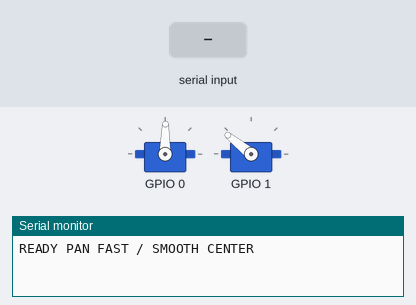
Recording of a sketch running on a simulated ESP32. On the bench: 2 × servo, the last lines printed to the serial monitor. Wiring (inferred from the names in the program): PCA9685 PWM driver at I2C address 0x40. Inputs (shaded band) come from the test bench. Servo pulses on a pin are drawn as a servo (544–2400 µs = 0–180°).

Above: at 1.2 s.
1.3 s: "D,90,45\n" received over Serial
At 1.8 s:
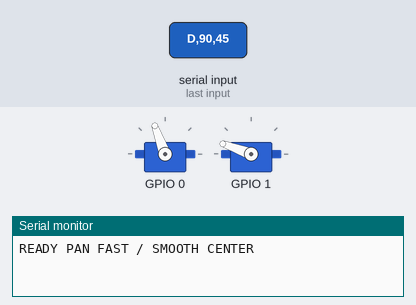
2.9 s: "C90\n" received over Serial
At 4.7 s:
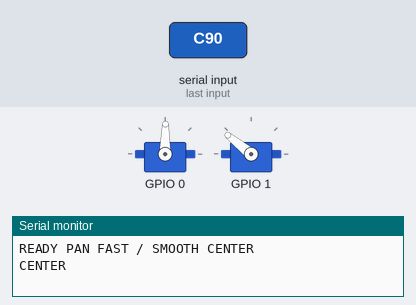
5.9 s: "d,90,45\n" received over Serial
At 6.6 s:
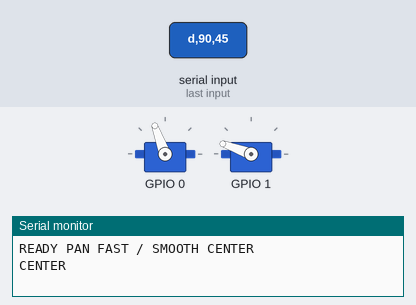
7.5 s: "D,90,45\n" received over Serial
At 8.7 s:
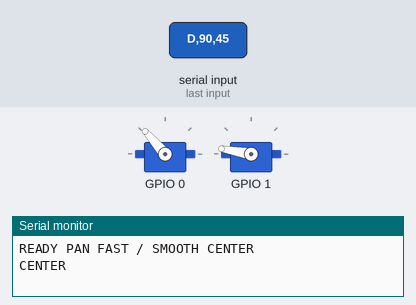
9.0 s: "d,90,45\n" received over Serial
At 9.7 s:
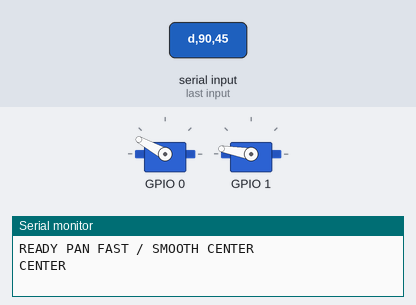
Timing chart, 0 to 11.5 s (numbered marks = the images above; inputs shaded):
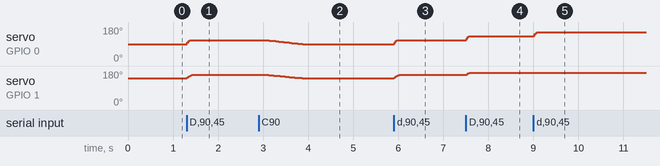

The sketch:

servo_controller.ino
```cpp
#include <Wire.h>
#include <math.h>

#define PCA9685_ADDR 0x40

#define PAN_CH 0
#define TILT_CH 1

/*
  Servo controller for ESP32-CAM AI object tracking project

  Hardware:
  - Second ESP32-WROOM-32 DevKit
  - PCA9685 servo driver
  - Pan servo on PCA9685 channel 0
  - Tilt servo on PCA9685 channel 1
  - I2C: GPIO21 = SDA, GPIO22 = SCL

  Commands from Python:
  - C = center servos
  - D,panDelta,tiltDelta = move pan/tilt servos
*/

// SERVO CENTER

int panCenter = 300;
int tiltCenter = 410;

float panPos = panCenter;
float tiltPos = tiltCenter;

float targetPan = panCenter;
float targetTilt = tiltCenter;


// CENTER ANIMATION STATE

bool centeringMode = false;

float centerStartPan = 0;
float centerStartTilt = 0;

unsigned long centerStartTime = 0;

// Higher = slower
unsigned long centerDurationMs = 1150;

int centerWriteDeadband = 1;

// SERVO LIMITS

// PAN = left/right
int panMin = 180;
int panMax = 430;

// TILT = up/down
int tiltMin = 230;
int tiltMax = 470;

int PAN_DIR = 1;
int TILT_DIR = 1;

// TRACKING SETTINGS

unsigned long servoUpdateMs = 6;
unsigned long lastServoUpdate = 0;

int panMaxTargetLead = 45;
int tiltMaxTargetLead = 40;

unsigned long commandTimeoutMs = 500;
unsigned long lastCommandTime = 0;

float arriveThreshold = 2;

// PAN tuning
float panMinStep = 0.8;
float panMaxStep = 6.2;
float panGain = 0.15;

// TILT tuning
float tiltMinStep = 0.5;
float tiltMaxStep = 4.0;
float tiltGain = 0.09;

int tinyPanDeltaIgnore = 1;
int tinyTiltDeltaIgnore = 0;

int panWriteDeadband = 2;
int tiltWriteDeadband = 2;

int lastPanPWM = -9999;
int lastTiltPWM = -9999;

// SERIAL LINE BUFFER

char serialBuffer[48];
int serialIndex = 0;

// PCA9685 LOW LEVEL FUNCTIONS

void writeRegister(byte reg, byte value) {
  Wire.beginTransmission(PCA9685_ADDR);
  Wire.write(reg);
  Wire.write(value);
  Wire.endTransmission();
}

void setPWM(byte channel, int on, int off) {
  Wire.beginTransmission(PCA9685_ADDR);
  Wire.write(0x06 + 4 * channel);

  Wire.write(on & 0xFF);
  Wire.write(on >> 8);

  Wire.write(off & 0xFF);
  Wire.write(off >> 8);

  Wire.endTransmission();
}

void setupPCA9685() {
  writeRegister(0x00, 0x10);  // sleep
  writeRegister(0xFE, 121);   // about 50 Hz for servos
  writeRegister(0x00, 0x00);  // wake
  delay(10);
  writeRegister(0x00, 0xA1);  // auto-increment
}

void moveServo(byte ch, int pwm) {
  setPWM(ch, 0, pwm);
}

void moveServoIfChanged(byte ch, int pwm, int &lastPWM, int deadband) {
  if (lastPWM == -9999 || abs(pwm - lastPWM) >= deadband) {
    moveServo(ch, pwm);
    lastPWM = pwm;
  }
}

// HELPER FUNCTIONS

float absFloat(float value) {
  if (value < 0) return -value;
  return value;
}

float clampFloat(float value, float minVal, float maxVal) {
  if (value < minVal) return minVal;
  if (value > maxVal) return maxVal;
  return value;
}

float easeInOutCos(float t) {
  t = clampFloat(t, 0.0, 1.0);
  return 0.5 - 0.5 * cos(t * 3.14159265);
}

float adaptiveStep(float diff, float minStep, float maxStep, float gain) {
  float absDiff = absFloat(diff);

  if (absDiff <= arriveThreshold) {
    return absDiff;
  }

  float step = minStep + absDiff * gain;

  if (step > maxStep) step = maxStep;
  if (step < minStep) step = minStep;

  return step;
}

void freezeTargetsToCurrent() {
  centeringMode = false;
  targetPan = panPos;
  targetTilt = tiltPos;
}

void centerServos() {
  centerStartPan = panPos;
  centerStartTilt = tiltPos;
  centerStartTime = millis();

  targetPan = panCenter;
  targetTilt = tiltCenter;

  centeringMode = true;
}

void applyTargetLeadLimit() {
  targetPan = clampFloat(
    targetPan,
    panPos - panMaxTargetLead,
    panPos + panMaxTargetLead
  );

  targetTilt = clampFloat(
    targetTilt,
    tiltPos - tiltMaxTargetLead,
    tiltPos + tiltMaxTargetLead
  );

  targetPan = clampFloat(targetPan, panMin, panMax);
  targetTilt = clampFloat(targetTilt, tiltMin, tiltMax);
}

// SERVO UPDATE

void updateSmoothServos() {
  unsigned long now = millis();

  if (now - lastServoUpdate < servoUpdateMs) {
    return;
  }

  lastServoUpdate = now;

  if (centeringMode) {
    float t = (now - centerStartTime) / (float)centerDurationMs;

    if (t >= 1.0) {
      panPos = panCenter;
      tiltPos = tiltCenter;

      targetPan = panCenter;
      targetTilt = tiltCenter;

      centeringMode = false;
    } else {
      float e = easeInOutCos(t);

      panPos = centerStartPan + (panCenter - centerStartPan) * e;
      tiltPos = centerStartTilt + (tiltCenter - centerStartTilt) * e;
    }

    panPos = clampFloat(panPos, panMin, panMax);
    tiltPos = clampFloat(tiltPos, tiltMin, tiltMax);

    int panPWM = (int)round(panPos);
    int tiltPWM = (int)round(tiltPos);

    moveServoIfChanged(PAN_CH, panPWM, lastPanPWM, centerWriteDeadband);
    moveServoIfChanged(TILT_CH, tiltPWM, lastTiltPWM, centerWriteDeadband);

    return;
  }

  if (now - lastCommandTime > commandTimeoutMs) {
    freezeTargetsToCurrent();
  }

  applyTargetLeadLimit();

  float panDiff = targetPan - panPos;
  float tiltDiff = targetTilt - tiltPos;

  // PAN / LEFT-RIGHT
  if (absFloat(panDiff) <= arriveThreshold) {
    panPos = targetPan;
  } else {
    float step = adaptiveStep(
      panDiff,
      panMinStep,
      panMaxStep,
      panGain
    );

    if (panDiff > 0) {
      panPos += step;
      if (panPos > targetPan) panPos = targetPan;
    } else {
      panPos -= step;
      if (panPos < targetPan) panPos = targetPan;
    }
  }

  // TILT / UP-DOWN
  if (absFloat(tiltDiff) <= arriveThreshold) {
    tiltPos = targetTilt;
  } else {
    float step = adaptiveStep(
      tiltDiff,
      tiltMinStep,
      tiltMaxStep,
      tiltGain
    );

    if (tiltDiff > 0) {
      tiltPos += step;
      if (tiltPos > targetTilt) tiltPos = targetTilt;
    } else {
      tiltPos -= step;
      if (tiltPos < targetTilt) tiltPos = targetTilt;
    }
  }

  panPos = clampFloat(panPos, panMin, panMax);
  tiltPos = clampFloat(tiltPos, tiltMin, tiltMax);

  int panPWM = (int)round(panPos);
  int tiltPWM = (int)round(tiltPos);

  moveServoIfChanged(PAN_CH, panPWM, lastPanPWM, panWriteDeadband);
  moveServoIfChanged(TILT_CH, tiltPWM, lastTiltPWM, tiltWriteDeadband);
}

// COMMAND HANDLING

void handleCommand(char *cmd) {
  if (cmd[0] == 'C' || cmd[0] == 'c') {
    centerServos();
    lastCommandTime = millis();
    Serial.println("CENTER");
    return;
  }

  int panDelta = 0;
  int tiltDelta = 0;

  if (sscanf(cmd, "D,%d,%d", &panDelta, &tiltDelta) == 2 ||
      sscanf(cmd, "d,%d,%d", &panDelta, &tiltDelta) == 2) {

    lastCommandTime = millis();


    centeringMode = false;

    if (panDelta == 0 && tiltDelta == 0) {
      freezeTargetsToCurrent();
      return;
    }


    if (abs(panDelta) <= tinyPanDeltaIgnore) {
      panDelta = 0;
    }


    if (abs(tiltDelta) <= tinyTiltDeltaIgnore) {
      tiltDelta = 0;
    }

    if (panDelta == 0 && tiltDelta == 0) {
      return;
    }

    panDelta *= PAN_DIR;
    tiltDelta *= TILT_DIR;

    targetPan += panDelta;
    targetTilt += tiltDelta;

    targetPan = clampFloat(targetPan, panMin, panMax);
    targetTilt = clampFloat(targetTilt, tiltMin, tiltMax);

    applyTargetLeadLimit();
  }
}

void readSerialNonBlocking() {
  while (Serial.available()) {
    char c = Serial.read();

    if (c == '\n' || c == '\r') {
      if (serialIndex > 0) {
        serialBuffer[serialIndex] = '\0';
        handleCommand(serialBuffer);
        serialIndex = 0;
      }
    } else {
      if (serialIndex < sizeof(serialBuffer) - 1) {
        serialBuffer[serialIndex++] = c;
      } else {
        serialIndex = 0;
      }
    }
  }
}


// SETUP / LOOP


void setup() {
  Serial.begin(115200);

  Wire.begin(21, 22);
  Wire.setClock(400000);

  setupPCA9685();

  int panPWM = (int)round(panPos);
  int tiltPWM = (int)round(tiltPos);

  moveServo(PAN_CH, panPWM);
  moveServo(TILT_CH, tiltPWM);

  lastPanPWM = panPWM;
  lastTiltPWM = tiltPWM;

  lastCommandTime = millis();

  Serial.println("READY PAN FAST / SMOOTH CENTER");
}

void loop() {
  readSerialNonBlocking();
  updateSmoothServos();
}
```

Measured:
- after the input at 1.3 s, servo on GPIO 0: 89° → 110° at once; servo on GPIO 1: 141° → 160° at once
- after the input at 2.9 s, servo on GPIO 1: moves from 160° to 141° over 0.92 s, starting after 0.15 s
- after the input at 5.9 s, servo on GPIO 0: 89° → 110° at once; servo on GPIO 1: 141° → 160° at once
- after the input at 7.5 s, servo on GPIO 0: 110° → 131° at once; servo on GPIO 1: 160° → 170° at once
- after the input at 9.0 s, servo on GPIO 0: 131° → 151° at once
